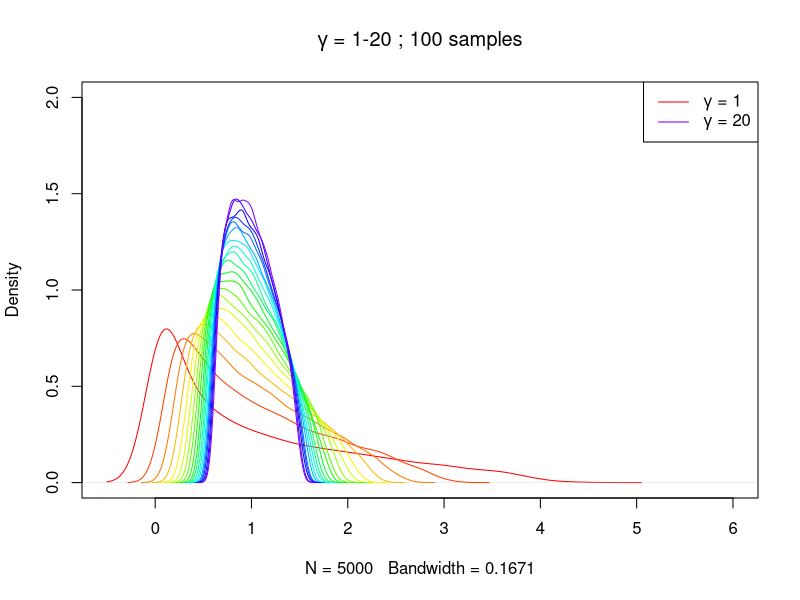
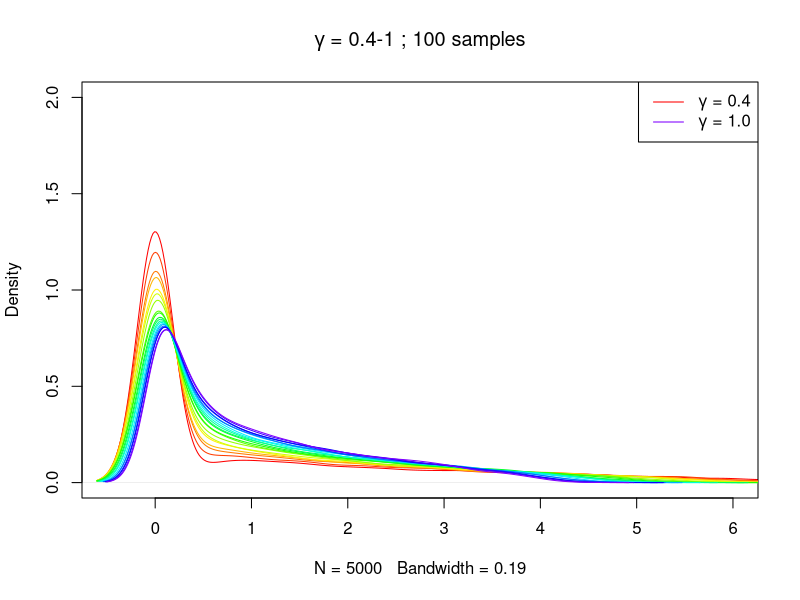

Write R code to recreate these figures, in order.
MarcenkoPastur<-function(J,N,EVhat=NA,generate=FALSE,Samples=10,
                         plot=FALSE,dtype=list(dist="norm",pars=c(0,1)),
                         mpTest=FALSE,Tests=NA,nSpectra=5) {
  # N=5000;J=30;plot=TRUE;nSpectra=5
  # dtype=list(dist="mvnorm",pars=c(0,0,0,0),pars2=diag(4),coefs=c(1.5,1.1,1,0.8))
  # generate=TRUE;mpTest=FALSE;Tests=100;Samples=10;EVhat=NA;
  # dtype=list(dist="norm",pars=c(0,1))
  gamma = J/N   # items to examinees, columns(Z)/rows(Z)
  gminus = (1-sqrt(gamma))^2  # analytic minimum expected
  gplus = (1+sqrt(gamma))^2   # analytic maximum expected
  EV = seq(gminus,gplus,length.out = 1000)
  dist<-(1/(2*pi*gamma*EV))*sqrt((EV-gminus)*(gplus-EV))
  HighEV<-ifelse(gplus<2,4,6)
  if (plot) {
    par(mfrow=c(1,1))
    xLimits = c(-0.2,1.3*max(HighEV,ifelse(!is.na(EVhat[1]),max(EVhat),0)))
    plot(EV,dist,xlim=xLimits,ylim=c(0,2*max(dist)),type="n",
         main=paste0("gamma = ",gamma,"; ",Samples," samples"))
    lines(EV,dist,lwd=2)
    if (!is.na(EVhat[1])) lines(density(EVhat),lwd=2)
  }
  gPulls<-seq(gamma/2,2*gamma,length.out=nSpectra)
  library(RColorBrewer)
  cols<-rainbow(nSpectra,start = 0,end = 0.75)
  
  if (generate) {
    j<-J
    if (mpTest) {
      if (is.na(Tests)[1]) Tests<-100
      mpDims<-c()
      nSpectra<-Tests
      gPulls<-gamma
      Samples<-ceiling(J/j)
    }
    for (i in 1:nSpectra) {
      # i=1
      print(paste0("Iteration ",i))
      n<-ceiling(j/ifelse(mpTest,gamma,gPulls[i]))
      # j<-J
      # n<-N
      if (dtype$dist=="pois") {
        EVals=do.call("rbind",lapply(1:Samples,function(y) {    
          rMat=do.call("rbind",lapply(1:n,function(x) rpois(j,lambda = dtype$pars[1])))  # The random matrix
          eigen(cov(rMat))$values
        }))
      } else if (dtype$dist=="unif") {
        EVals=do.call("rbind",lapply(1:Samples,function(y) {    
          rMat=do.call("rbind",lapply(1:n,function(x) runif(j,min = dtype$pars[1],max=dtype$pars[2])))  # The random matrix
          eigen(cov(rMat))$values
        }))
      } else if (dtype$dist=="exp") {
        EVals=do.call("rbind",lapply(1:Samples,function(y) {    
          rMat=do.call("rbind",lapply(1:n,function(x) rexp(j,rate=dtype$pars[1])))  # The random matrix
          eigen(cov(rMat))$values
        }))
      } else if (dtype$dist=="norm") {
        t0<-Sys.time()
        EVals=do.call("rbind",lapply(1:Samples,function(y) {    
          rMat=do.call("rbind",lapply(1:n,function(x) rnorm(j,mean = dtype$pars[1],sd=dtype$pars[2])))  # The random matrix
          cat(":",y)
          eigen(cov(rMat))$values
        }))
        Sys.time()-t0
      } else if (dtype$dist=="mvnorm") {
        if (sum(c("pars2","coefs") %in% names(dtype))==2 & length(dtype$pars)==length(dtype$coefs)) {
          if (sum(dtype$coefs^2)-1>0.01) dtype$coefs<-dtype$coefs/sqrt(sum(dtype$coefs^2))
          print("multivariate norm will result in each element being a SUM of orthogonal factors")
          EVals=do.call("rbind",lapply(1:Samples,function(y) {    
            rMat=do.call("rbind",lapply(1:n,function(x) rowSums(matrix(dtype$coefs,nrow = j,ncol=length(dtype$coefs),byrow = TRUE)*rmvn(j,mu = dtype$pars,sigma=dtype$pars2))))  # The random matrix
            cat(":",y)
            eigen(cov(rMat))$values
          }))
        } else {print("Multivariate norm needs sigma matrix as list element 'pars2'")}
      } else {
        t0<-Sys.time()
        EVals=do.call("rbind",lapply(1:Samples,function(y) {    
          rMat=do.call("rbind",lapply(1:n,function(x) rnorm(j)))  # The random matrix
          cat(":",y)
          eigen(cov(rMat))$values
        }))
        Sys.time()-t0
      }
      if (plot) {
        lines(density(EVals),col=cols[i])
      }
      if (mpTest & !is.na(EVhat)[1]) {
        mpDims<-c(mpDims,sum(EVhat>max(EVals)))
      } else if (mpTest) {
        mpDims<-c(mpDims,sum(EVals>max(EV)))
      }
      rm(EVals)
      gc()
    }
  }
  if (mpTest & !is.na(EVhat)[1]) {
    print(paste0("Returning results of ",Tests," MP tests on submitted eigenvalues."))
    return(mpDims)
  } else if (mpTest) {
    print(paste0("Returning results of ",Tests," MP tests on SAMPLED Random Matrix eigenvalues."))
    return(mpDims)
  }
  if (generate & plot) {
    print(paste0("Returned asymptotic distribution of eigenvalues for gamma = ",gamma))
    return(NULL)
  } else {
    MPDensity<-matrix(c(EV,dist),nrow = 1000,ncol=2)
    colnames(MPDensity)<-c("EV","Density")
    return(MPDensity)
  }
}
  
  
#######   Gamma from 1:20
library(RColorBrewer)

gLimit=20   # High Gamma limit
Samples=100    # Number of random matrices to sample for each condition
nZ = 50   # Number of Z's corresponding to number of items
cols<-rainbow(gLimit,start = 0,end = 0.75)
for (i in 1:gLimit) {
  N = nZ*i # Number of Students taking an exam... 
  J = nZ # Number of items on the exam... J = Random Gaussian samples (analogous to all the Z's or X's)
  Gamma = N/J  # the only parameter for the Marcenko-Pastur distribution
  EVals=do.call("rbind",lapply(1:Samples,function(y) {    
    rMat=do.call("rbind",lapply(1:N,function(x) rnorm(J)))  # The random matrix
    eigen(cov(rMat))$values
  }))
  if(i==1){
    eval(parse(text=paste0('plot(density(EVals),xlim=c(-0.5,6),ylim=c(0,2),col=cols[1],
                  main=expression(paste(gamma," = 1-",',gLimit,'," ; ",',Samples,'," samples")))')))
  } else {lines(density(EVals),col=cols[i])}
}
eval(parse(text=paste0('legend("topright",legend = c(expression(paste(gamma," = 1")),
                                                     expression(paste(gamma," = ',gLimit,'"))),
                          col=c(cols[1],cols[gLimit]),lty=1)')))
###################   Gamma from 0.4 to 1
Nseq=20   # Number of 
Samples=100
nZ = 50
gBounds<-c(0.4,1.0)
for (i in seq(gBounds[1],gBounds[2],length.out = Nseq)) {
  N = ceiling(nZ*i) # Number of Students taking an exam... 
  J = nZ # Number of items on the exam... J = Random Gaussian samples (analogous to all the Z's or X's)
  Gamma = N/J  # the only parameter for the Marcenko-Pastur distribution
  EVals=do.call("rbind",lapply(1:Samples,function(y) {    
    rMat=do.call("rbind",lapply(1:N,function(x) rnorm(J)))  # The random matrix
    eigen(cov(rMat))$values
  }))
  if(i==0.4){
    nC<-1
    eval(parse(text=paste0('plot(density(EVals),xlim=c(-0.5,6),ylim=c(0,2),col=cols[nC],
         main=expression(paste(gamma," = ",',gBounds[1],',"-",',gBounds[2],'," ; ",',Samples,'," samples")))')))
  } else {
    nC<-nC+1
    lines(density(EVals),col=cols[nC])
  }
}
eval(parse(text=paste0('legend("topright",legend = c(expression(paste(gamma," = 0.4")),expression(paste(gamma," = 1.0"))),
                          col=c(cols[1],cols[gLimit]),lty=1)')))
